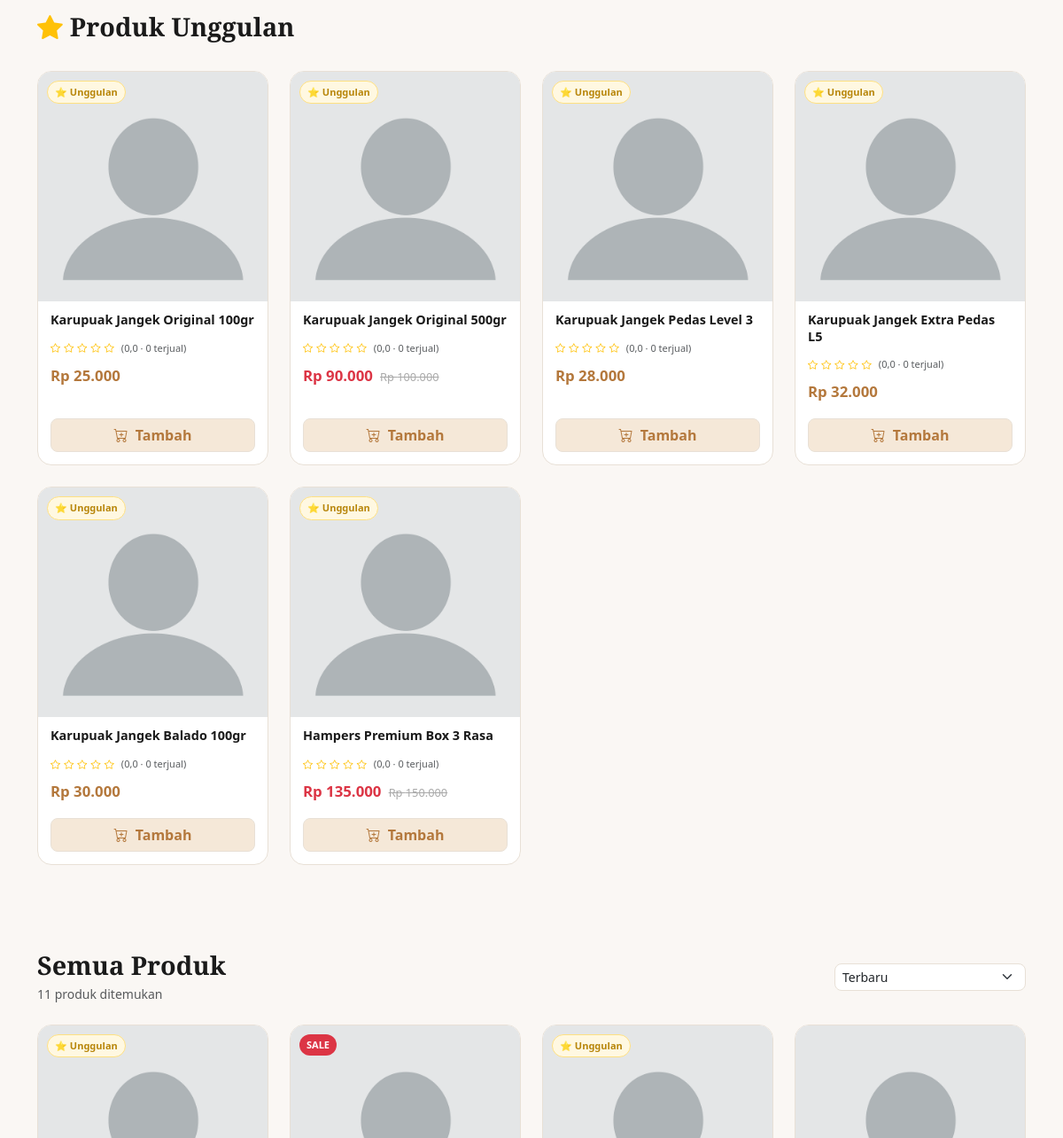
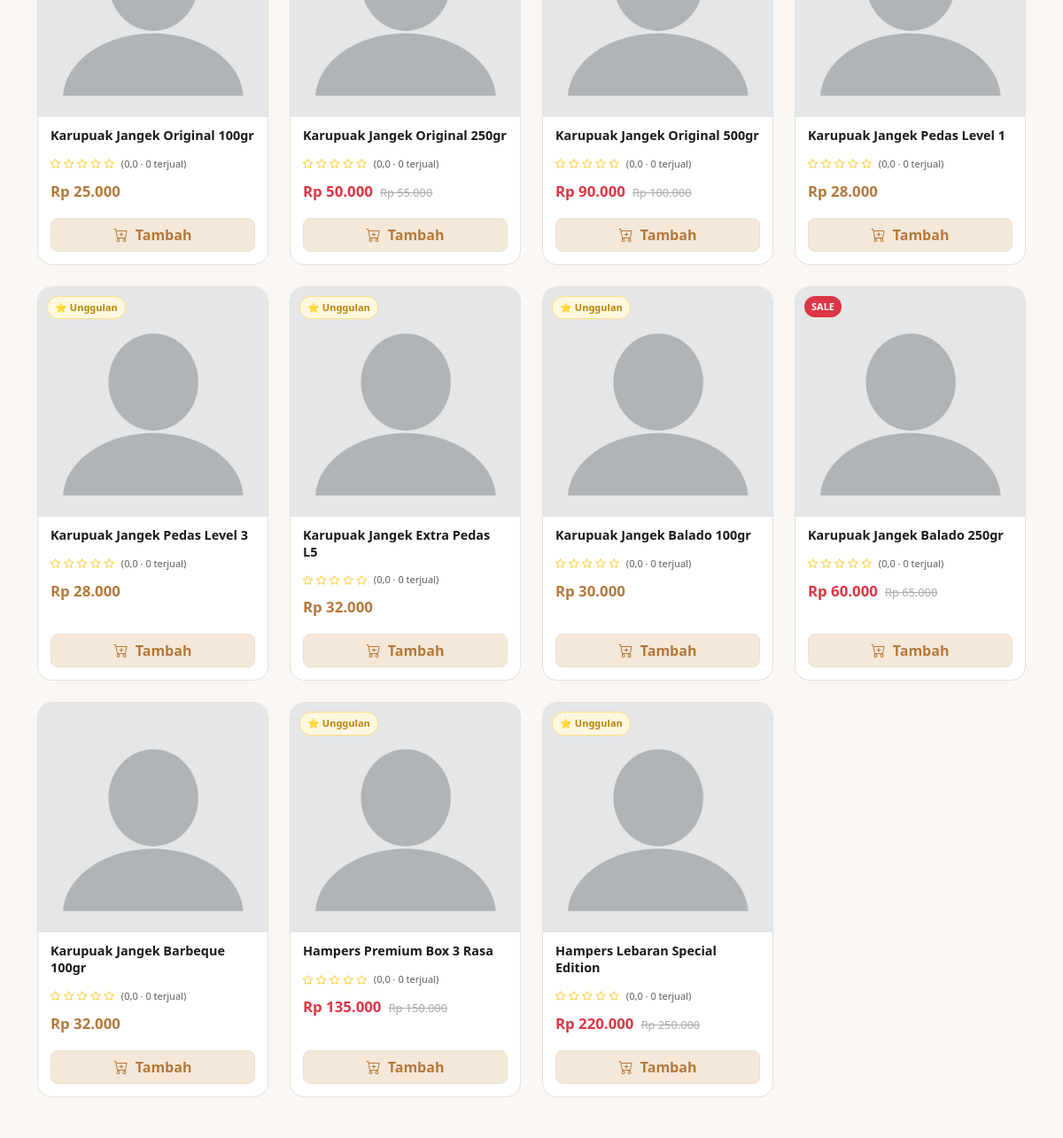
Before: / (middle part) with the older database file (2 pictures, top to bottom).
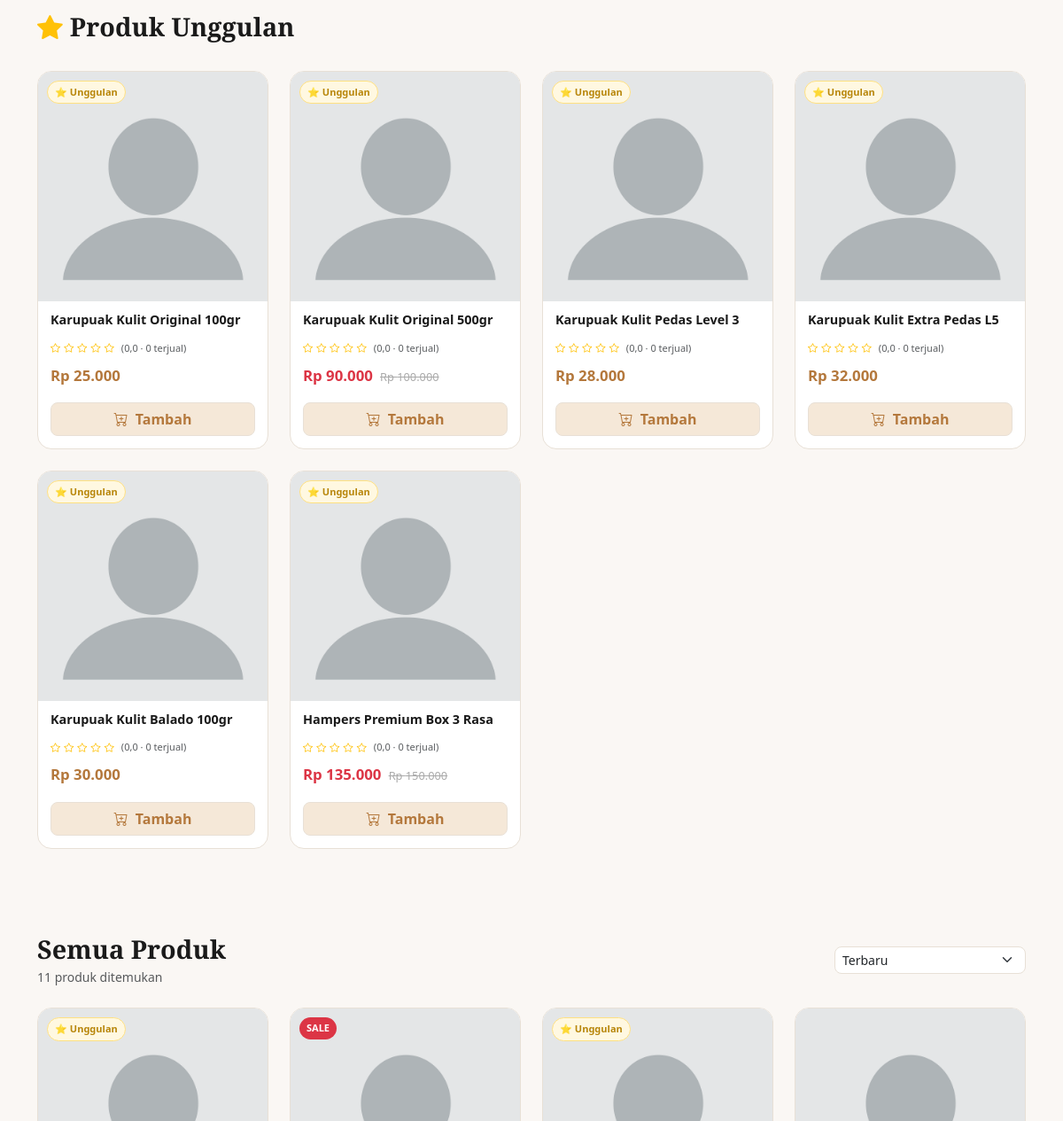
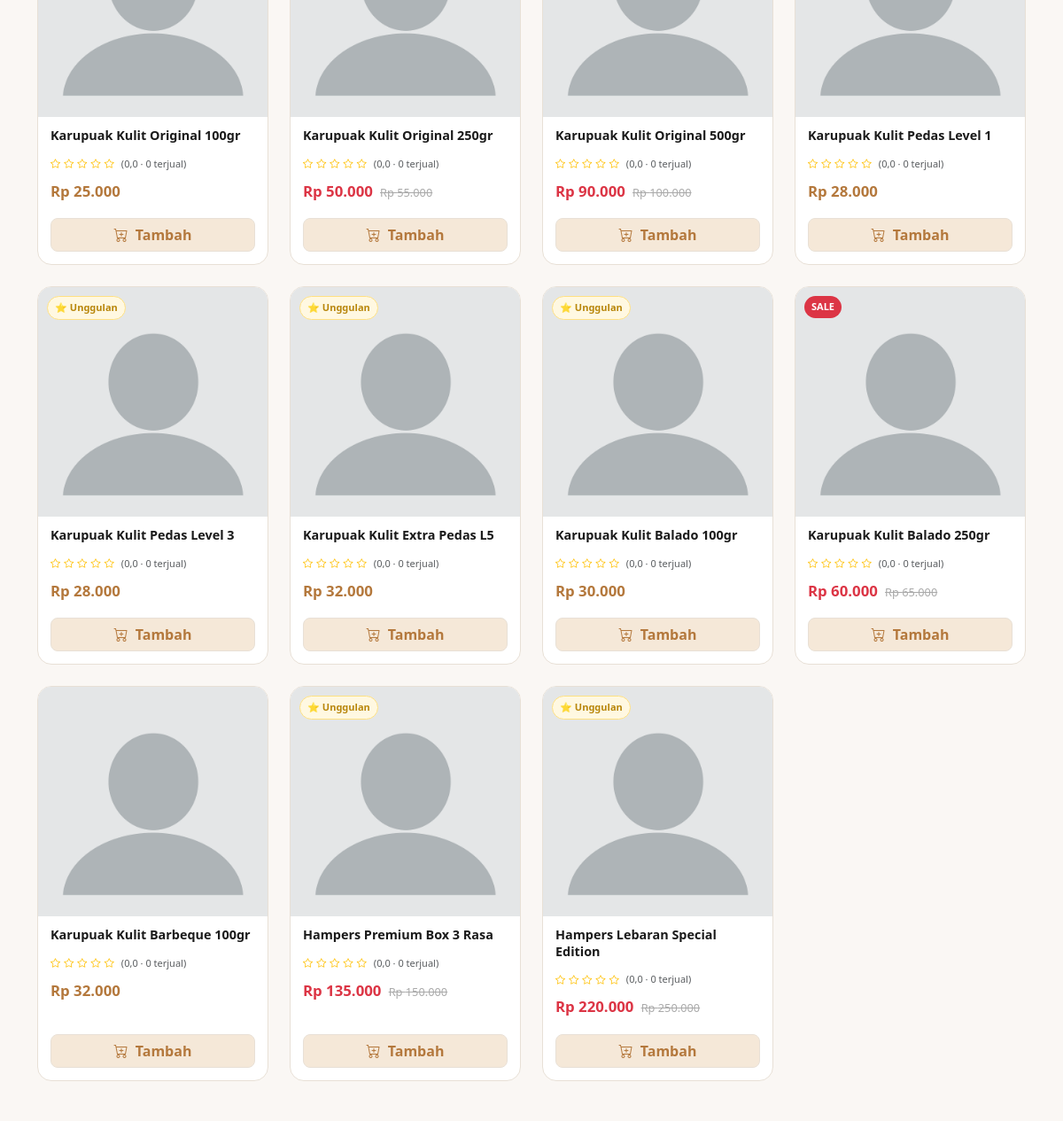
After: the same page with the newer database file (2 pictures, top to bottom).
### tables this page shows
CREATE TABLE IF NOT EXISTS `products` (
    `id`           INT UNSIGNED AUTO_INCREMENT PRIMARY KEY,
    `category_id`  INT UNSIGNED NOT NULL,
    `name`         VARCHAR(200) NOT NULL,
    `slug`         VARCHAR(220) NOT NULL UNIQUE,
    `description`  TEXT DEFAULT NULL,
    `price`        DECIMAL(12,2) NOT NULL DEFAULT 0,
    `price_sale`   DECIMAL(12,2) DEFAULT NULL,
    `stock`        INT NOT NULL DEFAULT 0,
    `weight`       INT NOT NULL DEFAULT 100 COMMENT 'gram, untuk hitung ongkir',
    `image`        VARCHAR(255) DEFAULT NULL,
    `is_active`    TINYINT(1) NOT NULL DEFAULT 1,
    `is_featured`  TINYINT(1) NOT NULL DEFAULT 0,
    `sold_count`   INT NOT NULL DEFAULT 0,
    `rating_avg`   DECIMAL(3,2) NOT NULL DEFAULT 0,
    `rating_count` INT NOT NULL DEFAULT 0,
    `created_at`   TIMESTAMP NOT NULL DEFAULT CURRENT_TIMESTAMP,
    `updated_at`   TIMESTAMP NOT NULL DEFAULT CURRENT_TIMESTAMP ON UPDATE CURRENT_TIMESTAMP,
    FOREIGN KEY (`category_id`) REFERENCES `categories`(`id`) ON DELETE RESTRICT
);

### app/Controllers/HomeController.php (called while the page is built, shortened)
<?php
class HomeController
{
    private Request  $req;
    private Response $res;
    public function __construct()
    {
        $this->req = new Request();
        $this->res = new Response();
    }
    public function index(): void
    {
        $categoryRepo = new MySQLCategoryRepository();
        $categories   = $categoryRepo->findAll(true);
        $query    = new GetProductListQuery(
            page: (int)($this->req->get('page', 1)),
            perPage: ITEMS_PER_PAGE,
            categoryId: $this->req->get('category') ? (int)$this->req->get('category') : null,
            search: $this->req->get('q'),
            sortBy: $this->req->get('sort', 'created_at'),
            sortDir: $this->req->get('dir', 'DESC'),
            featuredOnly: false,
        );
        $result   = (new GetProductListHandler())->handle($query);
        $featuredQuery  = new GetProductListQuery(page: 1, perPage: 6, featuredOnly: true);
        $featuredResult = (new GetProductListHandler())->handle($featuredQuery);
        $cartCount = Session::isLoggedIn()
            ? (new MySQLCartRepository())->itemCount(Session::userId())
            : 0;
        $this->res->render('home.index', [
            'title'       => 'Karupuak Kulit Arsyla — Kerupuk Premium Minang',
            'categories'  => $categories,
            'products'    => $result['data'],
            'pagination'  => $result,
            'featured'    => $featuredResult['data'],
            'cartCount'   => $cartCount,
            'activeCategory' => $this->req->get('category'),
            'search'      => $this->req->get('q', ''),
        ]);
    }
}

### core/Application.php (called while the page is built, shortened)
<?php
class Application
{
    private Router $router;
    public function __construct()
    {
        $this->router = new Router();
    }
    private function registerRoutes(): void
    {
        $r = $this->router;
    }
    public function run(): void
    {
        $request  = new Request();
        $response = new Response();
        $this->router->dispatch($request, $response);
    }
}

### index.php (called while the page is built, shortened)
<?php
spl_autoload_register(function (string $class): void {
    $map = [
        'Core\\'           => CORE_PATH . '/',
        'App\\'            => APP_PATH . '/',
        'Domain\\'         => SRC_PATH . '/Domain/',
        'Application\\'    => SRC_PATH . '/Application/',
        'Infrastructure\\' => SRC_PATH . '/Infrastructure/',
    ];
    foreach ($map as $prefix => $base) {
        if (str_starts_with($class, $prefix)) {
            $relative = substr($class, strlen($prefix));
            $file = $base . str_replace('\\', '/', $relative) . '.php';
            if (file_exists($file)) {
                return;
            }
        }
    }
});
require_once ROOT_PATH . '/config/database.php';
$app = new Application();
$app->run();

### src/Infrastructure/Persistence/MySQLProductRepository.php (called while the page is built, shortened)
<?php
class MySQLProductRepository implements ProductRepositoryInterface
{
    private \PDO $pdo;
    public function __construct()
    {
        $this->pdo = getDB();
    }
    public function findAll(array $filters = [], int $page = 1, int $perPage = 12): array
    {
        [$where, $params] = $this->buildWhere($filters);
        $sortBy  = in_array($filters['sort_by']  ?? '', ['price', 'name', 'rating_avg', 'sold_count', 'created_at'])
            ? $filters['sort_by'] : 'created_at';
        $sortDir = strtoupper($filters['sort_dir'] ?? 'DESC') === 'ASC' ? 'ASC' : 'DESC';
        $offset  = ($page - 1) * $perPage;
        $orderBy = $sortBy === 'rating_avg'
            ? 'CASE WHEN p.sold_count >= 500 THEN 5 WHEN p.sold_count >= 100 THEN 4 '
                . 'WHEN p.sold_count >= 50 THEN 3 WHEN p.sold_count >= 10 THEN 2 '
                . 'WHEN p.sold_count > 0 THEN 1 ELSE 0 END'
            : 'p.' . $sortBy;
        $sql = "
            SELECT p.*, c.name AS category_name
            FROM products p
            LEFT JOIN categories c ON c.id = p.category_id
            $where
            ORDER BY $orderBy $sortDir
            LIMIT :limit OFFSET :offset
        ";
        $stmt = $this->pdo->prepare($sql);
        foreach ($params as $k => $v) $stmt->bindValue($k, $v);
        $stmt->bindValue(':limit',  $perPage, \PDO::PARAM_INT);
        $stmt->bindValue(':offset', $offset,  \PDO::PARAM_INT);
        $stmt->execute();
        return array_map(fn($r) => Product::fromArray($r), $stmt->fetchAll());
    }
    private function buildWhere(array $filters): array
    {
        $conditions = [];
        $params     = [];
        if (isset($filters['is_active'])) {
            $conditions[] = 'p.is_active = :is_active';
            $params[':is_active'] = $filters['is_active'];
        }
        if (!empty($filters['is_featured'])) {
            $conditions[] = 'p.is_featured = 1';
        }
        $where = $conditions ? 'WHERE ' . implode(' AND ', $conditions) : '';
        return [$where, $params];
    }
}

### config/database.php (called while the page is built, shortened)
<?php
function getDB(): PDO
{
    static $pdo = null;
    if ($pdo === null) {
        $dsn = sprintf(
            'mysql:host=%s;port=%s;dbname=%s;charset=%s',
            DB_HOST,
            DB_PORT,
            DB_NAME,
            DB_CHARSET
        );
        try {
            $pdo = new PDO($dsn, DB_USER, DB_PASS, [
                PDO::ATTR_ERRMODE            => PDO::ERRMODE_EXCEPTION,
                PDO::ATTR_DEFAULT_FETCH_MODE => PDO::FETCH_ASSOC,
                PDO::ATTR_EMULATE_PREPARES   => false,
            ]);
        } catch (PDOException $e) {
            if (APP_DEBUG) {
                die('<h2>Database Error: ' . $e->getMessage() . '</h2>');
            }
            die('<h2>Koneksi database gagal. Pastikan XAMPP MySQL berjalan.</h2>');
        }
    }
    return $pdo;
}

### src/Application/Queries/Product/GetProductListHandler.php (called while the page is built, shortened)
<?php
class GetProductListHandler implements QueryHandlerInterface
{
    private MySQLProductRepository $repo;
    public function __construct()
    {
        $this->repo = new MySQLProductRepository();
    }
    public function handle(object $query): array
    {
        $filters = ['is_active' => 1];
        if ($query->featuredOnly) $filters['is_featured']   = 1;
        $filters['sort_by']  = $query->sortBy;
        $filters['sort_dir'] = $query->sortDir;
        $total    = $this->repo->countAll($filters);
        $products = $this->repo->findAll($filters, $query->page, $query->perPage);
        return [
            'data'        => $products,
            'total'       => $total,
            'page'        => $query->page,
            'per_page'    => $query->perPage,
            'total_pages' => (int)ceil($total / $query->perPage),
        ];
    }
}

### src/Domain/Product/Entities/Product.php (called while the page is built, shortened)
<?php
class Product
{
    public function isOnSale(): bool
    {
        return $this->priceSale !== null && $this->priceSale < $this->price;
    }
    public function automaticRating(): int
    {
        return $this->soldCount > 0 ? 1 : 0;
    }
    public function imageUrl(): string
    {
        return APP_URL . '/public/img/no-image.png';
    }
    public static function fromArray(array $data): self
    {
        return new self(
            id: $data['id'] ?? null,
            categoryId: $data['category_id'],
            name: $data['name'],
            slug: $data['slug'],
            description: $data['description'] ?? null,
            price: (float)$data['price'],
            priceSale: isset($data['price_sale']) ? (float)$data['price_sale'] : null,
            stock: (int)$data['stock'],
            weight: (int)($data['weight'] ?? 100),
            image: $data['image'] ?? null,
            isActive: (bool)($data['is_active'] ?? true),
            isFeatured: (bool)($data['is_featured'] ?? false),
            soldCount: (int)($data['sold_count'] ?? 0),
            ratingAvg: (float)($data['rating_avg'] ?? 0),
            ratingCount: (int)($data['rating_count'] ?? 0),
        );
    }
}

### core/Session.php (called while the page is built, shortened)
<?php
class Session
{
    public static function has(string $key): bool
    {
        return isset($_SESSION[$key]);
    }
    public static function isLoggedIn(): bool
    {
        return self::has('user_id');
    }
}

### core/Request.php (called while the page is built, shortened)
<?php
class Request
{
    public function method(): string
    {
        return strtoupper($_SERVER['REQUEST_METHOD'] ?? 'GET');
    }
    public function url(): string
    {
        $uri = $_SERVER['REQUEST_URI'] ?? '/';
        $basePath = defined('APP_BASE_PATH') ? APP_BASE_PATH : '';
        if ($basePath !== '' && str_starts_with($uri, $basePath)) {
            $uri = substr($uri, strlen($basePath));
        }
        return trim($uri, '/');
    }
}

### app/Views/partials/product_card.php (the view, shortened to what the rows shown need)
<div class="col-6 col-md-4 col-lg-3">
    <div class="ka-product-card h-100">
        <?php if ($p->isFeatured): ?>
            <span class="ka-product-badge-featured">⭐ Unggulan</span>
        <?php elseif ($p->isOnSale()): ?>
            <span class="ka-product-badge-sale">SALE</span>
        <?php endif; ?>
        <a href="<?= APP_URL ?>/product/<?= $p->id ?>" class="ka-product-img-wrap">
            <img src="<?= $p->imageUrl() ?>" alt="<?= htmlspecialchars($p->name) ?>" class="ka-product-img" loading="lazy">
        </a>
        <div class="ka-product-body">
            <h6 class="ka-product-name">
                <a href="<?= APP_URL ?>/product/<?= $p->id ?>"><?= htmlspecialchars($p->name) ?></a>
            </h6>
            <div class="ka-product-rating">
                <?php for ($i = 1; $i <= 5; $i++): ?>
                    <i class="bi bi-star<?= $i <= $p->automaticRating() ? '-fill' : '' ?> text-warning" style="font-size:11px"></i>
                <?php endfor; ?>
                <span class="ms-1 text-muted" style="font-size:11px">
                    (<?= $p->automaticRating() ?>,0 · <?= $p->soldCount ?> terjual)
                </span>
            </div>
            <div class="ka-product-price mt-2">
                <?php if ($p->isOnSale()): ?>
                    <span class="ka-price-sale">Rp <?= number_format($p->priceSale, 0, ',', '.') ?></span>
                    <span class="ka-price-original">Rp <?= number_format($p->price, 0, ',', '.') ?></span>
                <?php else: ?>
                    <span class="ka-price-main">Rp <?= number_format($p->price, 0, ',', '.') ?></span>
                <?php endif; ?>
            </div>
        </div>
        <div class="ka-product-footer">
            <?php if ($p->stock > 0): ?>
                <button class="btn ka-btn-add-cart w-100"
                    onclick="addToCart(<?= $p->id ?>, this)"
                    <?= !\Core\Session::isLoggedIn() ? 'data-login-required="1"' : '' ?>>
                    <i class="bi bi-cart-plus me-1"></i> Tambah
                </button>
            <?php else: ?>
                <button class="btn btn-secondary w-100" disabled>Stok Habis</button>
            <?php endif; ?>
        </div>
    </div>
</div>

### app/Views/home/index.php (shortened to what the rows shown need)
<?php if (!empty($featured) && !($search ?? '') && !($activeCategory ?? null)): ?>
    <section class="py-5" id="featured" style="background:var(--ka-light)">
        <div class="container">
            <div class="d-flex align-items-center justify-content-between mb-4">
                <h2 class="ka-section-title"><i class="bi bi-star-fill text-warning me-2"></i>Produk Unggulan</h2>
            </div>
            <div class="row g-4">
                <?php foreach ($featured as $p): ?>
                    <?php include __DIR__ . '/../partials/product_card.php'; ?>
                <?php endforeach; ?>
            </div>
        </div>
    </section>
<?php endif; ?>
<section class="py-5" id="katalog">
    <div class="container">
        <div class="d-flex align-items-center justify-content-between mb-4 flex-wrap gap-3">
            <div>
                <h2 class="ka-section-title mb-1">
                    <?php if ($search ?? ''): ?>
                        Hasil pencarian: "<?= htmlspecialchars($search) ?>"
                    <?php else: ?>
                        Semua Produk
                    <?php endif; ?>
                </h2>
                <p class="text-muted small mb-0"><?= $pagination['total'] ?> produk ditemukan</p>
            </div>
            <form method="GET" action="<?= APP_URL ?>" class="d-flex align-items-center gap-2">
                <select name="sort" class="form-select form-select-sm ka-sort-select" onchange="this.form.submit()">
                    <option value="created_at" <?= ($pagination['page'] ?? '') ? '' : 'selected' ?>>Terbaru</option>
                </select>
            </form>
        </div>
        <?php if (empty($products)): ?>
            <div class="text-center py-5">
                <div style="font-size:4rem">🔍</div>
                <h4 class="mt-3">Produk tidak ditemukan</h4>
                <p class="text-muted">Coba kata kunci lain atau lihat semua produk.</p>
                <a href="<?= APP_URL ?>" class="btn ka-btn-primary">Lihat Semua Produk</a>
            </div>
        <?php else: ?>
            <div class="row g-4" id="productGrid">
                <?php foreach ($products as $p): ?>
                    <?php include __DIR__ . '/../partials/product_card.php'; ?>
                <?php endforeach; ?>
            </div>
        <?php endif; ?>
    </div>
</section>

### core/Router.php (shortened to what the rows shown need)
<?php
class Router
{
    private array $routes = [];
    public function get(string $path, string $handler): void
    {
        $this->routes['GET'][$path] = $handler;
    }
    public function post(string $path, string $handler): void
    {
        $this->routes['POST'][$path] = $handler;
    }
    public function dispatch(Request $request, Response $response): void
    {
        $method = $request->method();
        $url    = $request->url();
        foreach (($this->routes[$method] ?? []) as $route => $handler) {
            $pattern = $this->buildPattern($route);
            if (preg_match($pattern, $url, $matches)) {
                array_shift($matches);
                $params = array_values($matches);
                [$controllerName, $action] = explode('@', $handler);
                $controller = new $fullClass();
                call_user_func_array([$controller, $action], $params);
                return;
            }
        }
    }
    private function buildPattern(string $route): string
    {
        $pattern = preg_replace('/\{[a-zA-Z_]+\}/', '([^/]+)', $route);
        return '#^' . $pattern . '$#';
    }
}

Changed rows visible on the page:
changed products: name "Karupuak Jangek Original 100gr" → "Karupuak Kulit Original 100gr"
changed products: name "Karupuak Jangek Original 500gr" → "Karupuak Kulit Original 500gr"
changed products: name "Karupuak Jangek Pedas Level 3" → "Karupuak Kulit Pedas Level 3"
changed products: name "Karupuak Jangek Extra Pedas L5" → "Karupuak Kulit Extra Pedas L5"
changed products: name "Karupuak Jangek Balado 100gr" → "Karupuak Kulit Balado 100gr"
changed products: name "Karupuak Jangek Original 250gr" → "Karupuak Kulit Original 250gr"
changed products: name "Karupuak Jangek Pedas Level 1" → "Karupuak Kulit Pedas Level 1"
changed products: name "Karupuak Jangek Balado 250gr" → "Karupuak Kulit Balado 250gr"
changed products: name "Karupuak Jangek Barbeque 100gr" → "Karupuak Kulit Barbeque 100gr"
